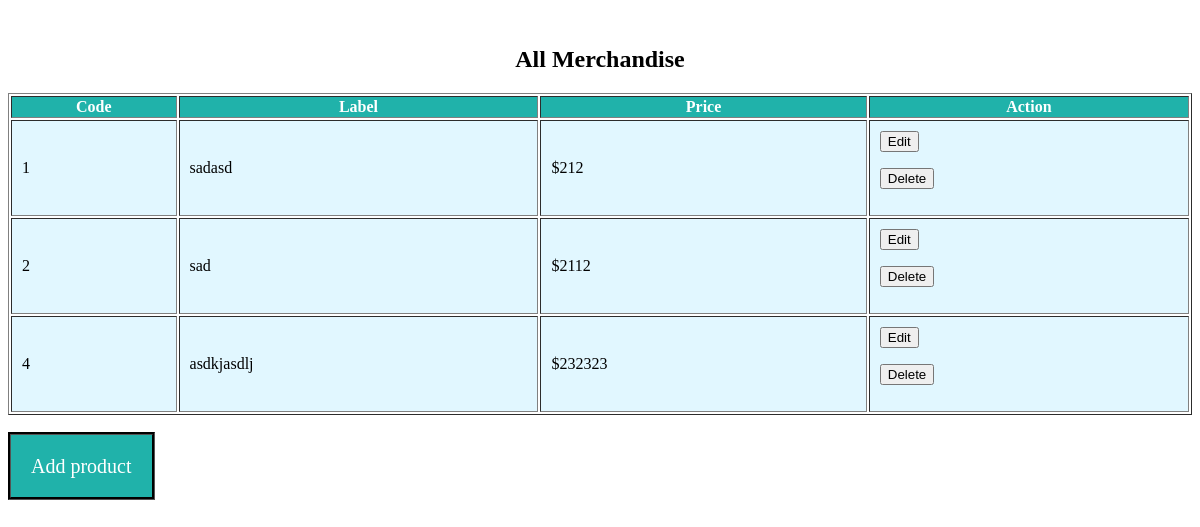
Screenshot of /Foutniseur/add_merchandise.php with the database file from the repository.
### tables this page shows
CREATE TABLE `marchandise` (
  `code_marchandise` int(11) NOT NULL,
  `label` varchar(255) DEFAULT NULL,
  `price` int(11) NOT NULL
);

### Foutniseur/add_merchandise.php (the view, shortened to what this page needs)
<link rel="stylesheet" href="style.css">
<?php
include 'db_connect.php';
$sql = "SELECT * FROM marchandise";
$result = $conn->query($sql);
if ($result->num_rows > 0) {
    echo "<h2>All Merchandise</h2>";
    echo "<table border='1'>";
    echo "<tr><th>Code</th><th>Label</th><th>Price</th><th>Action</th></tr>";
    while ($row = $result->fetch_assoc()) {
        echo "<tr>";
        echo "<td>" . $row['code_marchandise'] . "</td>";
        echo "<td>" . $row['label'] . "</td>";
        echo "<td>$" . $row['price'] . "</td>";
        echo "<td>
                <form method='post' action='add_merchandise.php'>
                    <input type='hidden' name='code_marchandise' value='" . $row['code_marchandise'] . "'>
                    <input type='hidden' name='action' value='edit'>
                    <button type='submit'>Edit</button>
                </form>
                <form method='post' action='add_merchandise.php' onsubmit='return confirm(\"Are you sure you want to delete this merchandise?\");'>
                    <input type='hidden' name='code_marchandise' value='" . $row['code_marchandise'] . "'>
                    <input type='hidden' name='action' value='delete'>
                    <button type='submit'>Delete</button>
                </form>
            </td>";
        echo "</tr>";
    }
    echo "</table>";
    echo" <a class='add' href=' add_merchandise_form.php'>Add product</a> <br>";
} else {
    echo "No merchandise found.";
}
?>

### Foutniseur/style.css (style rules this page uses)
h2 { text-align: center; }
th { background-color: #20B2AA; color: white; }
td { background-color: #e1f7ff; padding: 10px; }
table { width: 100%; margin-bottom:40px; }
.add { padding: 20px; background-color: #20B2AA; text-decoration: none; font-size: 20px; color: white; border: black; border-style: groove; }

### rows the page displays
marchandise: code_marchandise "1", label "sadasd", price "212"
marchandise: code_marchandise "2", label "sad", price "2112"
marchandise: code_marchandise "4", label "asdkjasdlj", price "232323"
